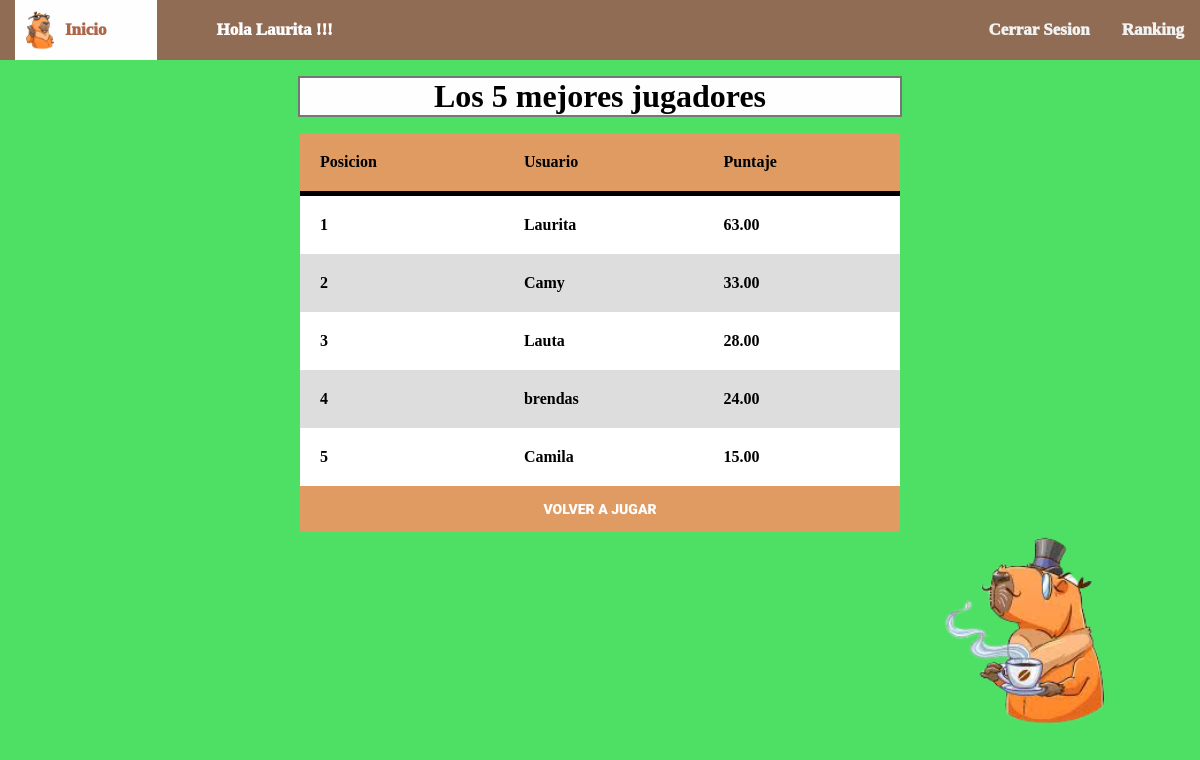
Page /tablero/ (signed in) on the committed database.
### Quiz1/models.py (models this page shows, shortened)
class QuizUsuario(models.Model):
	usuario = models.OneToOneField(User, on_delete=models.CASCADE)
	puntaje_total = models.DecimalField(verbose_name='Puntaje Total', default=0, decimal_places=2, max_digits=10)

### Quiz1/views.py (the view)
# urls.py: path('tablero/',tablero, name='tablero'),
def tablero(request):
	total_usaurios_quiz = QuizUsuario.objects.order_by('-puntaje_total')[:5]
	contador = total_usaurios_quiz.count()
	context = {
		'usuario_quiz':total_usaurios_quiz,
		'contar_user':contador
	}
	return render(request, 'play/tablero.html', context)

### template/play/tablero.html (shortened to what this page needs)
<!DOCTYPE html>
<html lang="es">
<head>
    <link rel="stylesheet" href="{% static 'css/styleTablero.css' %}">
</head>
<body>
    <header>
        <nav class="menu">
            <a href="/logout_vista/" class="active"> <img src="{% static 'css/Carpi2.png' %}" class="caprincho"/>Inicio</a>
            <a href="#" class="user">Hola {{user}} !!!</a>
            <a href="/tablero/" class="direcciones">Ranking</a>
            <a href="/logout_vista/" class="direcciones">Cerrar Sesion</a>
        </nav>
      </header>
    <h1>
        <span class="info">
            Los {{contar_user}} mejores jugadores
        </span>
    </h1>
{% block contenido %}
<div id="main-container">
    <table>
        <thead>
            <tr>
                <th>Posicion</th>
                <th>Usuario</th>
                <th>Puntaje</th>
            </tr>
        </thead>
        <tbody>
            {% for user_quiz in usuario_quiz %}
                <tr>
                    <th>{{forloop.counter}}</th>
                    <th>{{user_quiz.usuario.username}}</th>
                    <th>{{user_quiz.puntaje_total}}</th>
                </tr>
            {% endfor %}
        </tbody>
    </table>
    <div class="botones_finales">
        <a href="/niveles/">
            <button id="start" class="btn-success">
                Volver a Jugar
            </button>
        </a>
    </div>
    <img src="{% static 'css/Carpi3.jpg' %}" width="340" height="200"/>
</div>
{% endblock %}
</body>
</html>

### static/css/styleTablero.css (style rules this page uses)
* { margin:0; margin-top:0; }
.menu { background-color: #906c54; overflow: hidden; padding: 0px; position: sticky; }
.menu a { float: right; display: block; color: #f2f2f2; text-align: center; padding: 20px 16px; text-decoration: none; font-size: 17px; box-sizing: border-box; font-weight:1000; }
.menu a.active { float: left; background-color: #fffeff; color: #ad6648; padding: 20px 50px; position: relative; left: 15px; font-weight:1000 }
.menu a.user { float: left; color: #fffeff; padding: 20px 50px; position: relative; left: 15px; font-weight:1000; margin:0 10px }
.caprincho { width: 70px; float: inherit; position: absolute; top: 10px; left: -10px ; }
body { background-image: url("https://www.wowpatterns.com/assets/files/resource_images/cotton-flowers-pattern.jpg"); background-color: rgb(77, 224, 101); text-align: center; padding-top: 0pc; }
h1 { margin: 0.5em auto; border: #767676 solid 2px; background-color: #fffeff; max-width: 50%; text-align: center; font-family: 'Staatliches', cursive; }
#main-container img { padding-left: 93%; padding-top: 0%; }
#main-container { margin: 5px auto; width: 600px; }
table { background-color: white; text-align: left; border-collapse: collapse; width: 100%; font-family: 'Staatliches', cursive; }
th, td { padding: 20px; }
thead { background-color: #df9b62; border-bottom: solid 5px #000; color: #000; font-family: 'Staatliches', cursive; }
tr:nth-child(even) { background-color: #ddd; }
.botones_finales a { text-decoration:none; }
button { font-family: "Roboto", sans-serif; text-transform: uppercase; outline: 0; background: #df9b62; color:#fffeff; width: -webkit-fill-available; border: 0; padding: 15px; font-size: 14px; -webkit-transition: all 0.3 ease; transition: all 0.3 ease; cursor: pointer; display:block; margin:auto; font-weight:1000 }

### rows in the picture
QuizUsuario: usuario.username "Laurita", puntaje_total "63.00"
QuizUsuario: usuario.username "Camy", puntaje_total "33.00"
QuizUsuario: usuario.username "Lauta", puntaje_total "28.00"
QuizUsuario: usuario.username "brendas", puntaje_total "24.00"
QuizUsuario: usuario.username "Camila", puntaje_total "15.00"

### other values in the picture
{{ user }} "Laurita"
{{ contar_user }} "5"
